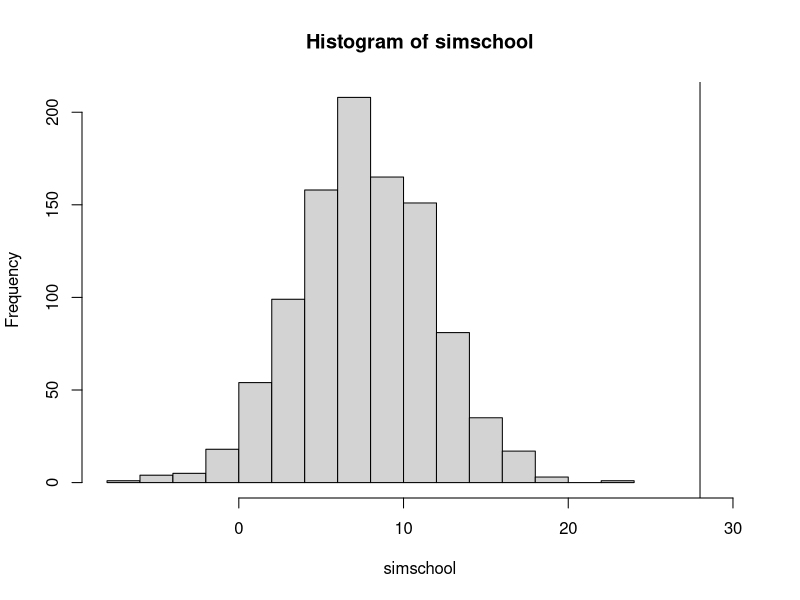
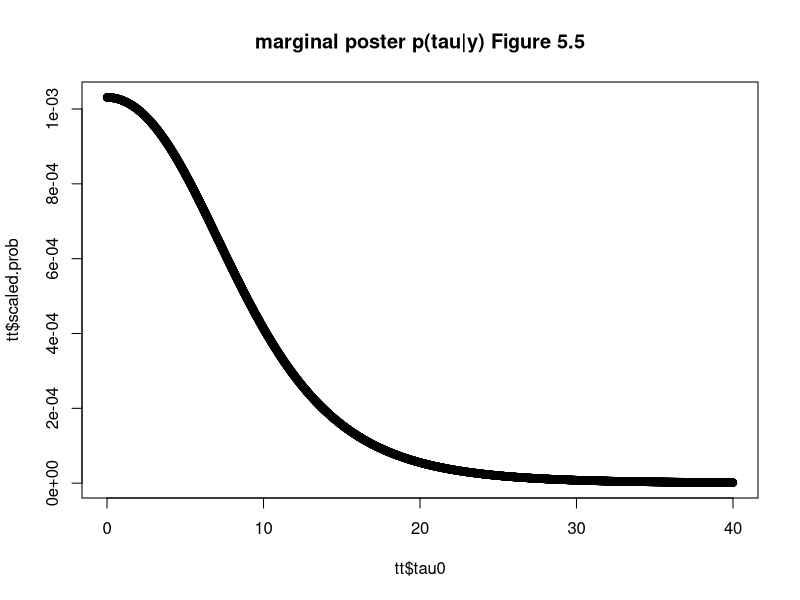
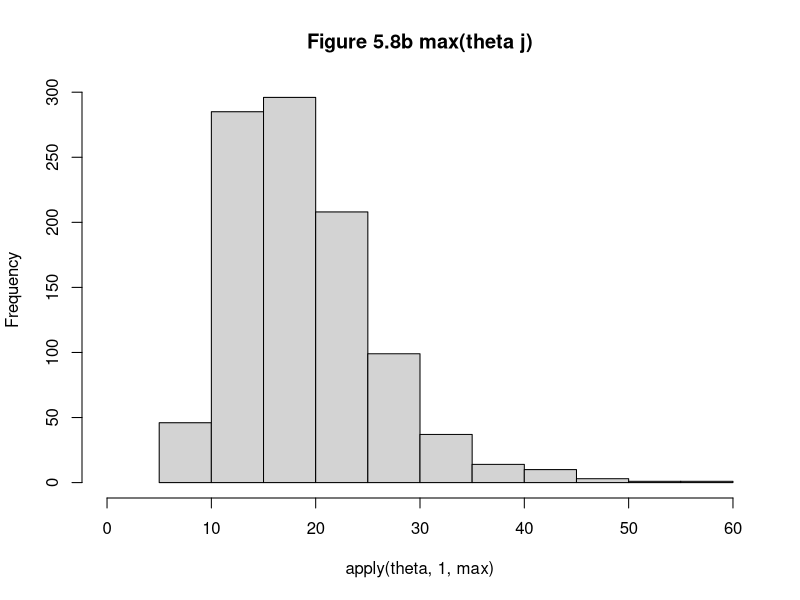

Here is the R script that generated these plots, in order:
## ---- chunk 1
school<-data.frame(school=LETTERS[1:8],
                   yj =c(28,8,-3,7,-1,1,18,12),
                   sigmaj = c(15,10,16,11,9,11,10,18))
school$sigma2j<-school$sigmaj^2

 ## reproducing section 5.5 on pooling

## pooled
 ybar_pool<-sum(school$yj/school$sigmaj^2)/sum(1/school$sigmaj^2) 
 pool_var<-1/sum(1/school$sigmaj^2)
  ybar_pool+2*sqrt(pool_var) # 15.82946
  ybar_pool-2*sqrt(pool_var) ## -0.5
 
 ## classical test
   sum( (school$yj-mean(school$yj))^2/school$sigmaj^2)  ## 4.7 which is less than the X2 d.f (8) so MSB- MSW is negative.  pooling is not appropriate.

   ## checking to see if 28 is from the pooled population 
   
   simschool <-rnorm(1000, mean= ybar_pool, sd=sqrt(pool_var))   
   hist(simschool,xlim=c(-8,30))
   abline(v=max(school$yj ))
   ### the maximum observation  School A = 28 points  is not with the population, so pooling does not correct
   ###
   
   ## posterior simulation under a normal model
   ## yij | thetaj ~ N(thetaj, sigma^2)
   ##  likelihood using sufficient statistics  
    ## ybarj | thetaj ~ N(thetaj, sigmaj^2)
   
   ### prior on tau can follow a uniform distribution
   ## using a grid approach for tau
      tau0= seq(0,40,by=0.01)
      stepsize=0.01
  # 5.20 total precision  
  vmu.inverse<-function(tau2,sigma2j){
    sum(1/(sigma2j+tau2))
  }      
  vmu<-sapply(tau0^2,function(x) vmu.inverse(x,school$sigmaj^2))
  
  # total mean effect
  muhat<-function(ybarj, sigma2j,tau2){
    numer<- sum(ybarj/(sigma2j+tau2))
    denom<- sum( 1/(sigma2j+tau2))
    hat<- numer/denom
    return(hat)
  }
    ## marginal posterior distribution p(tau| y)  5.21
  marginal.posterior.tau<-function(tau,sigma2j,ybarj){
    tau2<-tau^2
    prob.tau<-dunif(tau,min=0,max=40) ## assuming unif prior
    vmu.inv<-vmu.inverse(tau2,sigma2j)
    vmu<-sqrt(1/vmu.inv)
    total.precision<-1/(sigma2j+tau2)
    group.precision.term<- sqrt(total.precision)
    group.mu<-muhat(ybarj,sigma2j,tau2)
    exp.term<- exp(-1*(ybarj -group.mu )^2/(2*(sigma2j+tau2)))

    group.prod<-prod( group.precision.term*exp.term)
    
    final<- prob.tau*vmu*group.prod
    return(final)
  }  
  tt<-data.frame(tau0,pt=sapply(tau0,function(x) marginal.posterior.tau(x,school$sigma2j,school$yj)))
  tt$scaled.prob<-tt$pt/sum(tt$pt)
  plot(tt$tau0,tt$scaled.prob, main='marginal poster p(tau|y) Figure 5.5')
  
   ## prior on tau can follow a scaled inverse-X2(n-1,s^2) distribution
 ## alternatively we can use scaled inverse
  
  ## now that we have the distribution of tau,  sample from it
   
   ## marginal posterior 5.19
  muhat_given_tau.y<-sapply(tau0,function(x) muhat(school$yj,school$sigma2j,x^2))
    vmu_given_tau.y<-1/(sapply(tau0^2,function(x) vmu.inverse(x,school$sigmaj^2)))

    
     ### FIX ME:  sample mu
  # equation 5.20
   marginal.post.mu_given_tau.y<-function(yj,sigma2j,tau2){
     muhat<-muhat(yj,sigma2j,tau2)
     ## precision term
     vmu<-vmu.inverse(tau2,sigma2j)
    mu<- rnorm(100,mean=muhat,sd=sqrt(1/vmu)) ## how many points per posterior tau
    ## we take the posterior mean given 1 value of tau
    prob.mu<-dnorm(mean(mu),mean=muhat,sd=sqrt(1/vmu))
    return( data.frame(mu=mean(mu),prob.mu=prob.mu))
   }
   
   ## given mu, sample theta j      
   ## conditional posterior for each theta j 
   ## eq 5.17
  conditional.posterior.thetaj<-function(yj,sigma2j,tau2,mu){
     thetajhat<-(yj/sigma2j + mu/tau2)/(1/sigma2j+1/tau2)
     vj<-1/((1/sigma2j)+(1/tau2))
     nj<-length(thetajhat)
    thetaj<- sapply(seq(1,nj),function(x) rnorm(1, thetajhat[x], sd=sqrt(vj)[x]))
    prob.thetaj<-numeric(nj)
    
    prob.thetaj<- sapply(seq(1,nj),function(x) dnorm(thetaj[x], mean=thetajhat[x], sd=sqrt(vj)[x]))

  
    return( data.frame(thetaj=(thetaj),prob.thetaj=prob.thetaj))
   }
    
  posterior<-function(tau,sigma2j,yj){
    tau2<-tau^2
    post.tau<-marginal.posterior.tau(tau,sigma2j,yj)
    post.mu<-marginal.post.mu_given_tau.y(yj,sigma2j,tau2)
    post.theta<-conditional.posterior.thetaj(yj,sigma2j,tau2,post.mu$mu)
    
      full.post<-data.frame(theta=post.theta$thetaj,pdf=post.tau*post.mu$prob.mu*post.theta$prob.thetaj)
      return(full.post)
  }
  
  ## simulate the effects of thetaj
  ## closely reproduces table 5.3 in section 5
  theta1<- sapply(sample(tt$tau0,1000,prob=tt$scaled.prob),
                  function(x) posterior(x,school$sigma2j,school$yj)[1,1])
  theta1[is.nan(theta1)]<-mean(theta1[!is.nan(theta1)])
  
  t1q<-quantile(theta1,c(0.025,0.25,0.5,0.75,0.975),na.rm=TRUE)
  
   theta2<- sapply(sample(tt$tau0,1000,prob=tt$scaled.prob),
                  function(x) posterior(x,school$sigma2j,school$yj)[2,1])
  theta2[is.nan(theta2)]<-mean(theta2[!is.nan(theta2)])

  t2q<-quantile(theta2,c(0.025,0.25,0.5,0.75,0.975),na.rm=TRUE)
  
   theta3<- sapply(sample(tt$tau0,1000,prob=tt$scaled.prob),
                  function(x) posterior(x,school$sigma2j,school$yj)[3,1])
      theta3[is.nan(theta3)]<-mean(theta3[!is.nan(theta3)])


  t3q<-quantile(theta3,c(0.025,0.25,0.5,0.75,0.975),na.rm=TRUE)
  
   theta4<- sapply(sample(tt$tau0,1000,prob=tt$scaled.prob),
                  function(x) posterior(x,school$sigma2j,school$yj)[4,1])
       theta4[is.nan(theta4)]<-mean(theta4[!is.nan(theta4)])


 t4q<- quantile(theta4,c(0.025,0.25,0.5,0.75,0.975),na.rm=TRUE)
  
   theta5<- sapply(sample(tt$tau0,1000,prob=tt$scaled.prob),
                  function(x) posterior(x,school$sigma2j,school$yj)[5,1])
    theta5[is.nan(theta5)]<-mean(theta5[!is.nan(theta5)])


 t5q<- quantile(theta5,c(0.025,0.25,0.5,0.75,0.975),na.rm=TRUE)
  
   theta6<- sapply(sample(tt$tau0,1000,prob=tt$scaled.prob),
                  function(x) posterior(x,school$sigma2j,school$yj)[6,1])
    theta6[is.nan(theta6)]<-mean(theta6[!is.nan(theta6)])


  t6q<-quantile(theta6,c(0.025,0.25,0.5,0.75,0.975),na.rm=TRUE)
  
   theta7<- sapply(sample(tt$tau0,1000,prob=tt$scaled.prob),
                  function(x) posterior(x,school$sigma2j,school$yj)[7,1])
    theta7[is.nan(theta7)]<-mean(theta7[!is.nan(theta7)])


  t7q<-quantile(theta7,c(0.025,0.25,0.5,0.75,0.975),na.rm=TRUE)
  
 
   theta8<- sapply(sample(tt$tau0,1000,prob=tt$scaled.prob),
                  function(x) posterior(x,school$sigma2j,school$yj)[8,1])
    theta8[is.nan(theta8)]<-mean(theta8[!is.nan(theta8)])

  t8q<-quantile(theta8,c(0.025,0.25,0.5,0.75,0.975),na.rm=TRUE)

 allq<-rbind(t1q,t2q,t3q,t4q,t5q,t6q,t7q,t8q)
 print(allq)
## ---- chunk 2
  abest<-table(theta1>(theta2) & theta1>theta3 & theta1>theta4 & theta1>theta5 & theta1>theta6 & theta1>theta7 &theta1>theta8)
  bbest<-table(theta2>(theta1) & theta2>theta3 & theta2>theta4 & theta2>theta5 & theta2>theta6 & theta2>theta7 &theta2>theta8)
  cbest<-table(theta3>(theta1) & theta3>theta2 & theta3>theta4 & theta3>theta5 & theta3>theta6 & theta3>theta7 &theta3>theta8)
  dbest<-table(theta4>(theta1) & theta4>theta2 & theta4>theta3 & theta4>theta5 & theta4>theta6 & theta4>theta7 &theta4>theta8)
  ebest<-table(theta5>(theta1) & theta5>theta2 & theta5>theta3 & theta5>theta4 & theta5>theta6 & theta5>theta7 &theta5>theta8)
  fbest<-table(theta6>(theta1) & theta6>theta2 & theta6>theta3 & theta6>theta4 & theta6>theta5 & theta6>theta7 &theta6>theta8)
  gbest<-table(theta7>(theta1) & theta7>theta2 & theta7>theta3 & theta7>theta4 & theta7>theta6 & theta7>theta6 &theta7>theta8)
  hbest<-table(theta8>(theta1) & theta8>theta2 & theta8>theta3 & theta8>theta4 & theta8>theta5 & theta8>theta6 &theta8>theta7)
  
  a<-abest['TRUE']/sum(abest)
  b<-bbest['TRUE']/sum(bbest)
  c<-cbest['TRUE']/sum(cbest)
  d<-dbest['TRUE']/sum(dbest)
  e<-ebest['TRUE']/sum(ebest)
  f<-fbest['TRUE']/sum(fbest)
  g<-gbest['TRUE']/sum(gbest)
  h<-hbest['TRUE']/sum(hbest)
  

## ---- chunk 3
  better<-matrix(0,nrow=8,ncol=8)
  
  fillIn<-function(better,theta1,theta2,i=1,j=2){
   pij<-table(theta1>theta2)/sum(table(theta1>theta2))
   better[i,j]<-pij['TRUE']
  return(better)
  }
  better<-fillIn(better,theta1,theta2,i=1,j=2)
  better<-fillIn(better,theta1,theta3,i=1,j=3)
  better<-fillIn(better,theta1,theta4,i=1,j=4)
  better<-fillIn(better,theta1,theta5,i=1,j=5)
  better<-fillIn(better,theta1,theta6,i=1,j=6)
  better<-fillIn(better,theta1,theta7,i=1,j=7)
  better<-fillIn(better,theta1,theta8,i=1,j=8)
  
  better<-fillIn(better,theta2,theta1,i=2,j=1)
  better<-fillIn(better,theta2,theta3,i=2,j=3)
  better<-fillIn(better,theta2,theta4,i=2,j=4)
  better<-fillIn(better,theta2,theta5,i=2,j=5)
  better<-fillIn(better,theta2,theta6,i=2,j=6)
  better<-fillIn(better,theta2,theta7,i=2,j=7)
  better<-fillIn(better,theta2,theta8,i=2,j=8)
  
  better<-fillIn(better,theta3,theta1,i=3,j=1)
  better<-fillIn(better,theta3,theta2,i=3,j=2)
  better<-fillIn(better,theta3,theta4,i=3,j=4)
  better<-fillIn(better,theta3,theta5,i=3,j=5)
  better<-fillIn(better,theta3,theta6,i=3,j=6)
  better<-fillIn(better,theta3,theta7,i=3,j=7)
  better<-fillIn(better,theta3,theta8,i=3,j=8)
  

  better<-fillIn(better,theta4,theta1,i=4,j=1)
  better<-fillIn(better,theta4,theta2,i=4,j=2)
  better<-fillIn(better,theta4,theta3,i=4,j=3)
  better<-fillIn(better,theta4,theta5,i=4,j=5)
  better<-fillIn(better,theta4,theta6,i=4,j=6)
  better<-fillIn(better,theta4,theta7,i=4,j=7)
  better<-fillIn(better,theta4,theta8,i=4,j=8)
  
   better<-fillIn(better,theta5,theta1,i=5,j=1)
  better<-fillIn(better,theta5,theta2,i=5,j=2)
  better<-fillIn(better,theta5,theta3,i=5,j=3)
  better<-fillIn(better,theta5,theta4,i=5,j=4)
  better<-fillIn(better,theta5,theta6,i=5,j=6)
  better<-fillIn(better,theta5,theta7,i=5,j=7)
  better<-fillIn(better,theta5,theta8,i=5,j=8)
  
  
  better<-fillIn(better,theta6,theta1,i=6,j=1)
  better<-fillIn(better,theta6,theta2,i=6,j=2)
  better<-fillIn(better,theta6,theta3,i=6,j=3)
  better<-fillIn(better,theta6,theta4,i=6,j=4)
  better<-fillIn(better,theta6,theta5,i=6,j=5)
  better<-fillIn(better,theta6,theta7,i=6,j=7)
  better<-fillIn(better,theta6,theta8,i=6,j=8)
  
    better<-fillIn(better,theta7,theta1,i=7,j=1)
  better<-fillIn(better,theta7,theta2,i=7,j=2)
  better<-fillIn(better,theta7,theta3,i=7,j=3)
  better<-fillIn(better,theta7,theta4,i=7,j=4)
  better<-fillIn(better,theta7,theta5,i=7,j=5)
  better<-fillIn(better,theta7,theta6,i=7,j=6)
  better<-fillIn(better,theta7,theta8,i=7,j=8)
  
   better<-fillIn(better,theta8,theta1,i=8,j=1)
  better<-fillIn(better,theta8,theta2,i=8,j=2)
  better<-fillIn(better,theta8,theta3,i=8,j=3)
  better<-fillIn(better,theta8,theta4,i=8,j=4)
  better<-fillIn(better,theta8,theta5,i=8,j=5)
  better<-fillIn(better,theta8,theta6,i=8,j=6)
  better<-fillIn(better,theta8,theta7,i=8,j=7)

  better<-cbind(c(a,b,c,d,e,f,g,h),better)
  rownames(better)<-LETTERS[1:8]
  colnames(better)<-c("best",LETTERS[1:8])
  
  print(better)

## ---- chunk 4
theta<-data.frame(theta1,theta2,theta3,theta4,theta5,theta6,theta7,theta8)
 hist(apply(theta,1,max),xlim=c(0,60),main='Figure 5.8b max(theta j)')
 
 table(apply(theta,1,max)>28.4)['TRUE']/sum(table(apply(theta,1,max)>28.4))
## ---- chunk 5
  x1<-rnorm(1000,mean=school$yj[1],sd=school$sigmaj[1])
  x2<-rnorm(1000,mean=school$yj[2],sd=school$sigmaj[2])
  x3<-rnorm(1000,mean=school$yj[3],sd=school$sigmaj[3])
  x4<-rnorm(1000,mean=school$yj[4],sd=school$sigmaj[4])
  x5<-rnorm(1000,mean=school$yj[5],sd=school$sigmaj[5])
  x6<-rnorm(1000,mean=school$yj[6],sd=school$sigmaj[6])
  x7<-rnorm(1000,mean=school$yj[7],sd=school$sigmaj[7])
  x8<-rnorm(1000,mean=school$yj[8],sd=school$sigmaj[8])
  
  allQ<-rbind(  quantile(x1,c(0.025,0.25,0.5,0.75,0.975)),
                quantile(x2,c(0.025,0.25,0.5,0.75,0.975)),
                quantile(x3,c(0.025,0.25,0.5,0.75,0.975)),
                quantile(x4,c(0.025,0.25,0.5,0.75,0.975)),
                quantile(x5,c(0.025,0.25,0.5,0.75,0.975)),
                quantile(x6,c(0.025,0.25,0.5,0.75,0.975)),
                quantile(x7,c(0.025,0.25,0.5,0.75,0.975)),
                quantile(x8,c(0.025,0.25,0.5,0.75,0.975))
                )
  rownames(allQ)<-LETTERS[1:8]
  
  ## pair wise 
  better2<-matrix(0,nrow=8,ncol=8)
  for(i in 1:8){
    for(j in 1:8){
    better2[i,j]<- pnorm( (school$yj[i]- school$yj[j])/sqrt( school$sigma2j[i]+school$sigma2j[j]) ) 
    }
  }
  
 allind<-cbind(x1,x2,x3,x4,x5,x6,x7,x8)

  x1b<-table(x1>=apply(allind,1,max))['TRUE']/1000
  x2b<-table(x2>=apply(allind,1,max))['TRUE']/1000
  x3b<-table(x3>=apply(allind,1,max))['TRUE']/1000
  x4b<-table(x4>=apply(allind,1,max))['TRUE']/1000
  x5b<-table(x5>=apply(allind,1,max))['TRUE']/1000
  x6b<-table(x6>=apply(allind,1,max))['TRUE']/1000
  x7b<-table(x7>=apply(allind,1,max))['TRUE']/1000
  x8b<-table(x8>=apply(allind,1,max))['TRUE']/1000

  sep.prob<- cbind(c(x1b,x2b,x3b,x4b,x5b,x6b,x7b,x8b),better2)
  rownames(sep.prob)<-LETTERS[1:8]
    colnames(sep.prob)<-c("best",LETTERS[1:8])
    
    print(sep.prob)
## ---- chunk 6
print(allQ)

print(allq)
